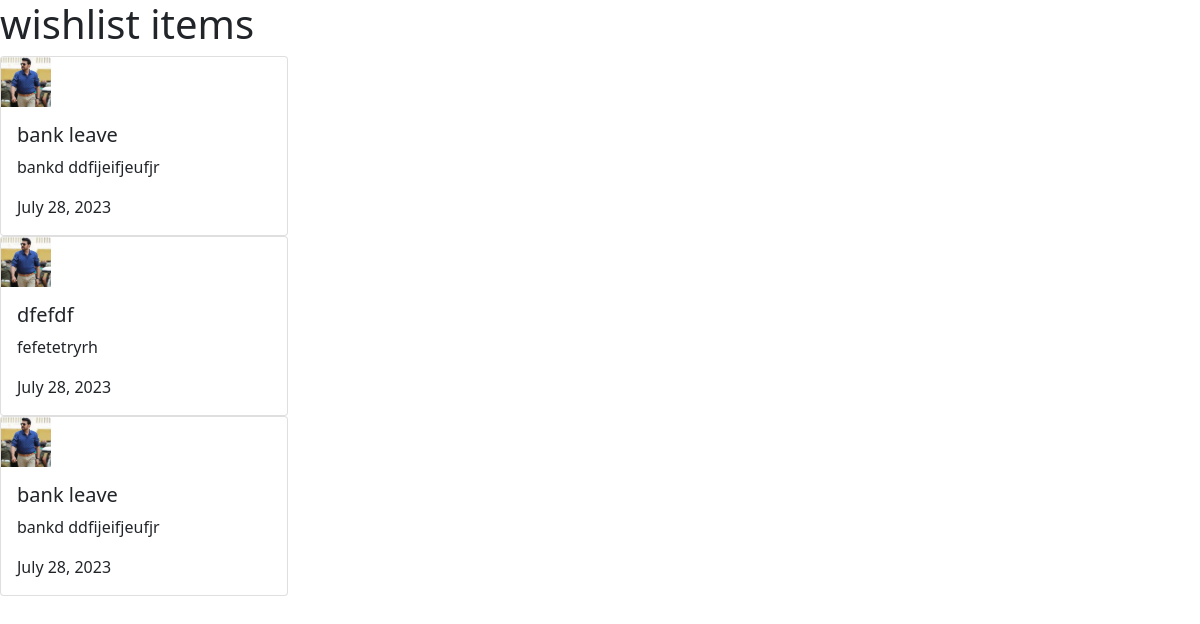
The page /bank_app/wishlistview/ (signed in) on the database its author committed.
### bank_app/models.py (models this page shows)
class wishlist(models.Model):
    uid = models.IntegerField()
    newsid = models.IntegerField()
    topic = models.CharField(max_length=300)
    content = models.CharField(max_length=3000)
    date = models.DateField()

### bank_app/views.py (the view)
# urls.py: path('wishlistview/',wishlistview),
def wishlistview(request):
    a=wishlist.objects.all()
    id=request.session['id']
    return render(request,'wishlist.html',{'a':a,'id':id})

### bank_app/templates/wishlist.html (shortened to what this page needs)
<!DOCTYPE html>
{% load static %}
<html lang="en">
<head>
</head>
<link href="https://cdn.jsdelivr.net/npm/bootstrap@5.0.2/dist/css/bootstrap.min.css" rel="stylesheet"
>
<body>
<h1>wishlist items</h1>
    <table>
        {% for i in a %}
        {% if i.uid == id %}
        <div class="col-12">
            <div class="card" style="width: 18rem;">
                <img id="a" src="{% static 'download.jpg' %}" class="card-img-top" alt="...">
                <div class="card-body">
                    <h5 class="card-title">{{i.topic}}</h5>
                    <p class="card-text">{{i.content}}</p>
                    <p class="card-text">{{i.date}}</p>
                </div>
            </div>
        </div>
         {% endif %}
        {% endfor %}
    </table>
</body>
</html>

### bank_app/templates/wishlist.html (style rules this page uses)
#a { height: 50px;width: 50px; }

### rows shown on the page
wishlist: topic "bank leave", content "bankd ddfijeifjeufjr", date "July 28, 2023"
wishlist: topic "dfefdf", content "fefetetryrh", date "July 28, 2023"
wishlist: topic "bank leave", content "bankd ddfijeifjeufjr", date "July 28, 2023"
